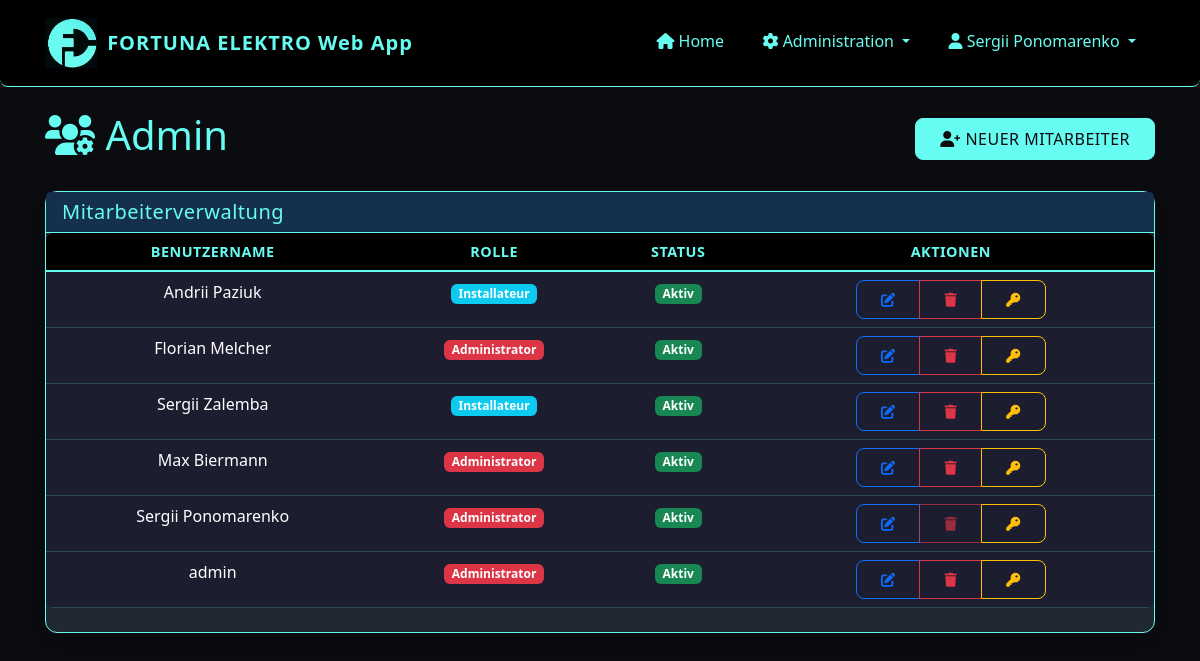
/custom-admin/users (signed in), run on the app's committed database.
### app/models/user.py (models this page shows, shortened)
class User(UserMixin, db.Model):
    id = db.Column(db.Integer, primary_key=True)
    username = db.Column(db.String(64), unique=True, nullable=False)
    password_hash = db.Column(db.String(128), nullable=False)
    password = None  # Virtual field for Flask-Admin, not stored in DB
    role = db.Column(db.String(20), nullable=False, default='installateur')  # 'admin' oder 'installateur'
    is_active = db.Column(db.Boolean, default=True)
    created_at = db.Column(db.DateTime, default=datetime.utcnow)
    projects = db.relationship('Project', backref='creator', lazy='dynamic')
    files = db.relationship('File', backref='uploader', lazy='dynamic')
    timesheets = db.relationship('Timesheet', backref='employee', lazy='dynamic')
    def is_admin(self):
        return self.role == 'admin'

### app/routes/admin.py (the view)
@admin.route('/users', methods=['GET'])
@login_required
@admin_required
def list_users():
    users = User.query.all()
    add_user_form = AddUserForm()
    edit_user_form = EditUserForm()
    reset_password_form = ResetPasswordForm()
    delete_user_form = DeleteUserForm()
    return render_template('admin/users.html',
                          title='Mitarbeiterverwaltung',
                          users=users,
                          add_user_form=add_user_form,
                          edit_user_form=edit_user_form,
                          reset_password_form=reset_password_form,
                          delete_user_form=delete_user_form,
                          current_user=current_user)

### app/models/user.py (called while the page is built)
@login_manager.user_loader
def load_user(id):
    return User.query.get(int(id))

### app/routes/admin.py (called while the page is built)
@admin.before_request
def check_admin():
    if not current_user.is_authenticated or not current_user.is_admin():
        flash('Sie benötigen Administratorrechte, um auf diese Seite zuzugreifen.', 'danger')
        return redirect(url_for('auth.login'))

### app/templates/admin/users.html (shortened to what this page needs)
{% extends "base.html" %}
{% block content %}
<div class="d-flex justify-content-between align-items-center mb-4">
    <h1 style="color: var(--accent)"><i class="fas fa-users-cog"></i> Admin</h1>
    <button type="button" class="btn btn-primary" data-bs-toggle="modal" data-bs-target="#addUserModal">
        <i class="fas fa-user-plus"></i> Neuer Mitarbeiter
    </button>
</div>
<div class="card shadow mb-4">
    <div class="card-header" style="background-color: #14304d; color: var(--accent)">
        <h5 class="mb-0">Mitarbeiterverwaltung</h5>
    </div>
    <div class="card-body p-0">
        {% if users %}
        <div class="table-responsive d-none d-md-block">
            <table class="table table-hover text-center mb-0">
                <thead>
                    <tr>
                        <th class="text-center">Benutzername</th>
                        <th class="text-center">Rolle</th>
                        <th class="text-center">Status</th>
                        <th class="text-center">Aktionen</th>
                    </tr>
                </thead>
                <tbody>
                    {% for user in users %}
                    <tr>
                        <td class="text-center" style="background-color:#1d1d30; color: white">{{ user.username }}</td>
                        <td class="text-center" style="background-color:#1d1d30">
                            {% if user.role == 'admin' %}
                            <span class="badge bg-danger">Administrator</span>
                            {% else %}
                            <span class="badge bg-info">Installateur</span>
                            {% endif %}
                        </td>
                        <td class="text-center" style="background-color: #1d1d30">
                            {% if user.is_active %}
                            <span class="badge bg-success">Aktiv</span>
                            {% else %}
                            <span class="badge bg-secondary">Inaktiv</span>
                            {% endif %}
                        </td>
                        <td class="text-center" style="background-color: #1d1d30">
                            <div class="btn-group">
                                <button type="button" class="btn btn-sm btn-outline-primary"
                                        onclick="editUser('{{ user.id }}', '{{ user.username }}', {{ 'true' if user.role == 'admin' else 'false' }}, {{ 'true' if user.is_active else 'false' }})">
                                    <i class="fas fa-edit"></i>
                                </button>
                                <button type="button" class="btn btn-sm btn-outline-danger"
                                        {% if user.id == current_user.id %}disabled{% endif %}
                                        data-bs-toggle="modal" data-bs-target="#deleteUserModal"
                                        data-user-id="{{ user.id }}" data-username="{{ user.username }}">
                                    <i class="fas fa-trash"></i>
                                </button>
                                <button type="button" class="btn btn-sm btn-outline-warning"
                                        data-bs-toggle="modal" data-bs-target="#resetPasswordModal"
                                        data-user-id="{{ user.id }}" data-username="{{ user.username }}">
                                    <i class="fas fa-key"></i>
                                </button>
                            </div>
                        </td>
                    </tr>
                    {% endfor %}
                </tbody>
            </table>
        </div>
        {% else %}
        <div class="alert alert-info m-3">
            <i class="fas fa-info-circle"></i> Keine Mitarbeiter gefunden.
        </div>
        {% endif %}
    </div>
</div>
{% endblock %}

### app/templates/base.html (shortened to what this page needs)
<!DOCTYPE html>
<html lang="de">
<head>
    <link href="https://cdn.jsdelivr.net/npm/bootstrap@5.3.0/dist/css/bootstrap.min.css" rel="stylesheet">
    <link rel="stylesheet" href="https://cdn.jsdelivr.net/npm/bootstrap-icons@1.11.1/font/bootstrap-icons.css">
    <link rel="stylesheet" href="https://cdnjs.cloudflare.com/ajax/libs/font-awesome/6.0.0/css/all.min.css">
    <link rel="stylesheet" href="{{ url_for('static', filename='css/responsive.css') }}">
</head>
<body>
    <nav class="navbar navbar-expand-lg navbar-dark mb-4">
        <div class="container">
            <a class="navbar-brand d-flex align-items-center" href="{{ url_for('dashboard.index') }}">
                <img src="{{ url_for('static', filename='img/logo1.jpg') }}" alt="Fortuna Elektro Logo">
                <span>FORTUNA ELEKTRO Web App</span>
            </a>
            <div class="collapse navbar-collapse" id="navbarNav">
                <ul class="navbar-nav ms-auto">
                    {% if current_user.is_authenticated %}
                        <li class="nav-item">
                            <a class="nav-link" href="{{ url_for('dashboard.index') }}">
                                <i class="fas fa-home"></i> Home
                            </a>
                        </li>
                        {% if current_user.is_authenticated and current_user.is_admin() %}
                            <li class="nav-item dropdown">
                                <a class="nav-link dropdown-toggle" href="#" role="button" data-bs-toggle="dropdown">
                                    <i class="fas fa-cog"></i> Administration
                                </a>
                            </li>
                        {% endif %}
                        <li class="nav-item dropdown">
                            <a class="nav-link dropdown-toggle" href="#" role="button" data-bs-toggle="dropdown">
                                <i class="fas fa-user"></i> {{ current_user.username }}
                            </a>
                        </li>
                    {% else %}
                        <li class="nav-item">
                            <a class="nav-link" href="{{ url_for('auth.login') }}">
                                <i class="fas fa-sign-in-alt"></i> Anmelden
                            </a>
                        </li>
                    {% endif %}
                </ul>
            </div>
        </div>
    </nav>
    <div class="container content-container">
        {% block content %}{% endblock %}
    </div>
</body>
</html>

### app/static/css/responsive.css (style rules this page uses)
:root { --primary: #0B0C10; --primary-light: #1F2833; --primary-dark: #000000; --accent: #66FCF1; --accent-light: #45A29E; --success: #45A29E; --danger: #FF3B3B; --warning: #FF8F00; --info: #66FCF1; --light-bg: #1F2833; --card-bg: #0B0C10; --text-dark: #FFFFFF; --text-muted: #C5C6C7; --border-radius-sm: 4px; --border-radius-md: 8px; --border-radius-lg: 12px; }
body { background-color: var(--primary); color: var(--text-white); min-height: 100vh; display: flex; flex-direction: column; max-width: 100%; overflow-x: hidden; }
.navbar { background-color: var(--primary-dark) !important; border-bottom: 1px solid var(--accent); padding: 0.8rem 1rem; border-radius: 0 0 var(--border-radius-md) var(--border-radius-md); }
.navbar-brand { color: var(--accent) !important; font-weight: 700; letter-spacing: 1px; display: flex; align-items: center; padding-left: 0 !important; }
.navbar-brand img { margin-right: 10px; height: 50px; width: auto; max-height: 90%; }
.nav-link { color: var(--accent) !important; position: relative; padding: 0.8rem 1.2rem !important; border-bottom: 3px solid transparent; transition: all 0.3s ease; border-radius: var(--border-radius-sm); }
.container { flex: 1; width: 100%; padding-left: 15px; padding-right: 15px; margin-left: auto; margin-right: auto; }
::placeholder { color: var(--accent-light) !important; opacity: 0.8 !important; }
.btn { border-radius: var(--border-radius-md); padding: 0.5rem 1.5rem; transition: all 0.3s ease; text-transform: uppercase; letter-spacing: 0.5px; font-weight: 500; }
.btn-primary { background-color: var(--accent); border-color: var(--accent); color: var(--primary); }
.card { background-color: var(--primary-light); border: 1px solid var(--accent); border-radius: var(--border-radius-lg); }
.card-header { background-color: rgba(102, 252, 241, 0.1); border-bottom: 1px solid var(--accent); font-weight: 600; letter-spacing: 0.5px; color: var(--accent); border-radius: var(--border-radius-lg) var(--border-radius-lg) 0 0; }
.card-body, .card-body p, .card-body label, .card-body .form-text, .card-body small { color: #66d9ff !important; }
.table { color: var(--accent); margin-bottom: 0; }
.table thead th { background-color: var(--primary-dark); color: var(--accent); border-bottom: 2px solid var(--accent); text-transform: uppercase; letter-spacing: 0.5px; font-size: 0.9rem; font-weight: 600; }
.table tbody tr { border-bottom: 1px solid rgba(102, 252, 241, 0.2); }
.table-responsive { display: block; width: 100%; overflow-x: auto; -webkit-overflow-scrolling: touch; border-radius: var(--border-radius-md); margin-bottom: 1.5rem; }
html, body { max-width: 100%; overflow-x: hidden; }
.content-container { margin-bottom: 60px; }

### data on the page
User: username "Sergii Ponomarenko", role "Administrator", is_active "Aktiv"
User: username "Andrii Paziuk", role "Installateur", is_active "Aktiv"
User: username "Florian Melcher", role "Administrator", is_active "Aktiv"
User: username "Sergii Zalemba", role "Installateur", is_active "Aktiv"
User: username "Max Biermann", role "Administrator", is_active "Aktiv"
User: username "admin", role "Administrator", is_active "Aktiv"
